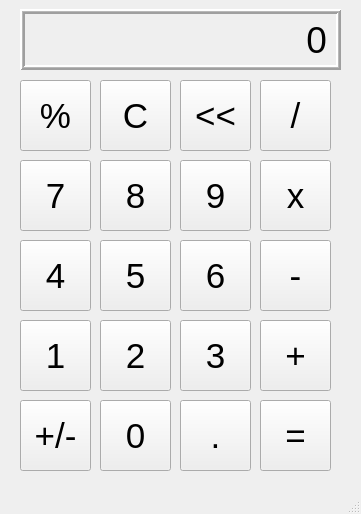
<?xml version="1.0" encoding="UTF-8"?>
<ui version="4.0">
 <class>MainWindow</class>
 <widget class="QMainWindow" name="MainWindow">
  <property name="geometry">
   <rect>
    <x>0</x>
    <y>0</y>
    <width>361</width>
    <height>514</height>
   </rect>
  </property>
  <property name="windowTitle">
   <string>Calculator</string>
  </property>
  <widget class="QWidget" name="centralwidget">
   <widget class="QLabel" name="outputlabel">
    <property name="geometry">
     <rect>
      <x>20</x>
      <y>9</y>
      <width>321</width>
      <height>61</height>
     </rect>
    </property>
    <property name="font">
     <font>
      <pointsize>28</pointsize>
     </font>
    </property>
    <property name="frameShape">
     <enum>QFrame::Box</enum>
    </property>
    <property name="frameShadow">
     <enum>QFrame::Raised</enum>
    </property>
    <property name="lineWidth">
     <number>2</number>
    </property>
    <property name="midLineWidth">
     <number>1</number>
    </property>
    <property name="text">
     <string>0</string>
    </property>
    <property name="alignment">
     <set>Qt::AlignRight|Qt::AlignTrailing|Qt::AlignVCenter</set>
    </property>
    <property name="margin">
     <number>10</number>
    </property>
   </widget>
   <widget class="QPushButton" name="percentbutton">
    <property name="geometry">
     <rect>
      <x>20</x>
      <y>80</y>
      <width>71</width>
      <height>71</height>
     </rect>
    </property>
    <property name="font">
     <font>
      <pointsize>26</pointsize>
     </font>
    </property>
    <property name="text">
     <string>%</string>
    </property>
   </widget>
   <widget class="QPushButton" name="clearbutton">
    <property name="geometry">
     <rect>
      <x>100</x>
      <y>80</y>
      <width>71</width>
      <height>71</height>
     </rect>
    </property>
    <property name="font">
     <font>
      <pointsize>26</pointsize>
     </font>
    </property>
    <property name="text">
     <string>C</string>
    </property>
   </widget>
   <widget class="QPushButton" name="arrowbutton">
    <property name="geometry">
     <rect>
      <x>180</x>
      <y>80</y>
      <width>71</width>
      <height>71</height>
     </rect>
    </property>
    <property name="font">
     <font>
      <pointsize>26</pointsize>
     </font>
    </property>
    <property name="text">
     <string>&lt;&lt;</string>
    </property>
   </widget>
   <widget class="QPushButton" name="dividebutton">
    <property name="geometry">
     <rect>
      <x>260</x>
      <y>80</y>
      <width>71</width>
      <height>71</height>
     </rect>
    </property>
    <property name="font">
     <font>
      <pointsize>26</pointsize>
     </font>
    </property>
    <property name="text">
     <string>/</string>
    </property>
   </widget>
   <widget class="QPushButton" name="sevenbutton">
    <property name="geometry">
     <rect>
      <x>20</x>
      <y>160</y>
      <width>71</width>
      <height>71</height>
     </rect>
    </property>
    <property name="font">
     <font>
      <pointsize>26</pointsize>
     </font>
    </property>
    <property name="text">
     <string>7</string>
    </property>
   </widget>
   <widget class="QPushButton" name="eightbutton">
    <property name="geometry">
     <rect>
      <x>100</x>
      <y>160</y>
      <width>71</width>
      <height>71</height>
     </rect>
    </property>
    <property name="font">
     <font>
      <pointsize>26</pointsize>
     </font>
    </property>
    <property name="text">
     <string>8</string>
    </property>
   </widget>
   <widget class="QPushButton" name="ninebutton">
    <property name="geometry">
     <rect>
      <x>180</x>
      <y>160</y>
      <width>71</width>
      <height>71</height>
     </rect>
    </property>
    <property name="font">
     <font>
      <pointsize>26</pointsize>
     </font>
    </property>
    <property name="text">
     <string>9</string>
    </property>
   </widget>
   <widget class="QPushButton" name="multiplybutton">
    <property name="geometry">
     <rect>
      <x>260</x>
      <y>160</y>
      <width>71</width>
      <height>71</height>
     </rect>
    </property>
    <property name="font">
     <font>
      <pointsize>26</pointsize>
     </font>
    </property>
    <property name="text">
     <string>x</string>
    </property>
   </widget>
   <widget class="QPushButton" name="fourbutton">
    <property name="geometry">
     <rect>
      <x>20</x>
      <y>240</y>
      <width>71</width>
      <height>71</height>
     </rect>
    </property>
    <property name="font">
     <font>
      <pointsize>26</pointsize>
     </font>
    </property>
    <property name="text">
     <string>4</string>
    </property>
   </widget>
   <widget class="QPushButton" name="fivebutton">
    <property name="geometry">
     <rect>
      <x>100</x>
      <y>240</y>
      <width>71</width>
      <height>71</height>
     </rect>
    </property>
    <property name="font">
     <font>
      <pointsize>26</pointsize>
     </font>
    </property>
    <property name="text">
     <string>5</string>
    </property>
   </widget>
   <widget class="QPushButton" name="sixbutton">
    <property name="geometry">
     <rect>
      <x>180</x>
      <y>240</y>
      <width>71</width>
      <height>71</height>
     </rect>
    </property>
    <property name="font">
     <font>
      <pointsize>26</pointsize>
     </font>
    </property>
    <property name="text">
     <string>6</string>
    </property>
   </widget>
   <widget class="QPushButton" name="minusbutton">
    <property name="geometry">
     <rect>
      <x>260</x>
      <y>240</y>
      <width>71</width>
      <height>71</height>
     </rect>
    </property>
    <property name="font">
     <font>
      <pointsize>26</pointsize>
     </font>
    </property>
    <property name="text">
     <string>-</string>
    </property>
   </widget>
   <widget class="QPushButton" name="onebutton">
    <property name="geometry">
     <rect>
      <x>20</x>
      <y>320</y>
      <width>71</width>
      <height>71</height>
     </rect>
    </property>
    <property name="font">
     <font>
      <pointsize>26</pointsize>
     </font>
    </property>
    <property name="text">
     <string>1</string>
    </property>
   </widget>
   <widget class="QPushButton" name="twobutton">
    <property name="geometry">
     <rect>
      <x>100</x>
      <y>320</y>
      <width>71</width>
      <height>71</height>
     </rect>
    </property>
    <property name="font">
     <font>
      <pointsize>26</pointsize>
     </font>
    </property>
    <property name="text">
     <string>2</string>
    </property>
   </widget>
   <widget class="QPushButton" name="threebutton">
    <property name="geometry">
     <rect>
      <x>180</x>
      <y>320</y>
      <width>71</width>
      <height>71</height>
     </rect>
    </property>
    <property name="font">
     <font>
      <pointsize>26</pointsize>
     </font>
    </property>
    <property name="text">
     <string>3</string>
    </property>
   </widget>
   <widget class="QPushButton" name="plusbutton">
    <property name="geometry">
     <rect>
      <x>260</x>
      <y>320</y>
      <width>71</width>
      <height>71</height>
     </rect>
    </property>
    <property name="font">
     <font>
      <pointsize>26</pointsize>
     </font>
    </property>
    <property name="text">
     <string>+</string>
    </property>
   </widget>
   <widget class="QPushButton" name="plusminusbutton">
    <property name="geometry">
     <rect>
      <x>20</x>
      <y>400</y>
      <width>71</width>
      <height>71</height>
     </rect>
    </property>
    <property name="font">
     <font>
      <pointsize>26</pointsize>
     </font>
    </property>
    <property name="text">
     <string>+/-</string>
    </property>
   </widget>
   <widget class="QPushButton" name="zerobutton">
    <property name="geometry">
     <rect>
      <x>100</x>
      <y>400</y>
      <width>71</width>
      <height>71</height>
     </rect>
    </property>
    <property name="font">
     <font>
      <pointsize>26</pointsize>
     </font>
    </property>
    <property name="text">
     <string>0</string>
    </property>
   </widget>
   <widget class="QPushButton" name="decimalbutton">
    <property name="geometry">
     <rect>
      <x>180</x>
      <y>400</y>
      <width>71</width>
      <height>71</height>
     </rect>
    </property>
    <property name="font">
     <font>
      <pointsize>26</pointsize>
     </font>
    </property>
    <property name="text">
     <string>.</string>
    </property>
   </widget>
   <widget class="QPushButton" name="equalbutton">
    <property name="geometry">
     <rect>
      <x>260</x>
      <y>400</y>
      <width>71</width>
      <height>71</height>
     </rect>
    </property>
    <property name="font">
     <font>
      <pointsize>26</pointsize>
     </font>
    </property>
    <property name="text">
     <string>=</string>
    </property>
   </widget>
  </widget>
  <widget class="QMenuBar" name="menubar">
   <property name="geometry">
    <rect>
     <x>0</x>
     <y>0</y>
     <width>361</width>
     <height>21</height>
    </rect>
   </property>
  </widget>
  <widget class="QStatusBar" name="statusbar"/>
 </widget>
 <resources/>
 <connections/>
</ui>
